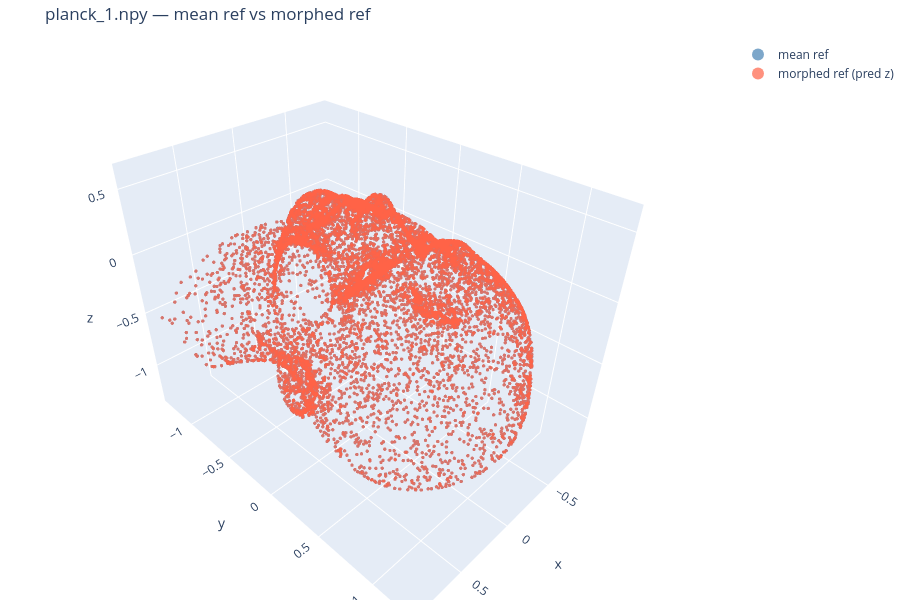
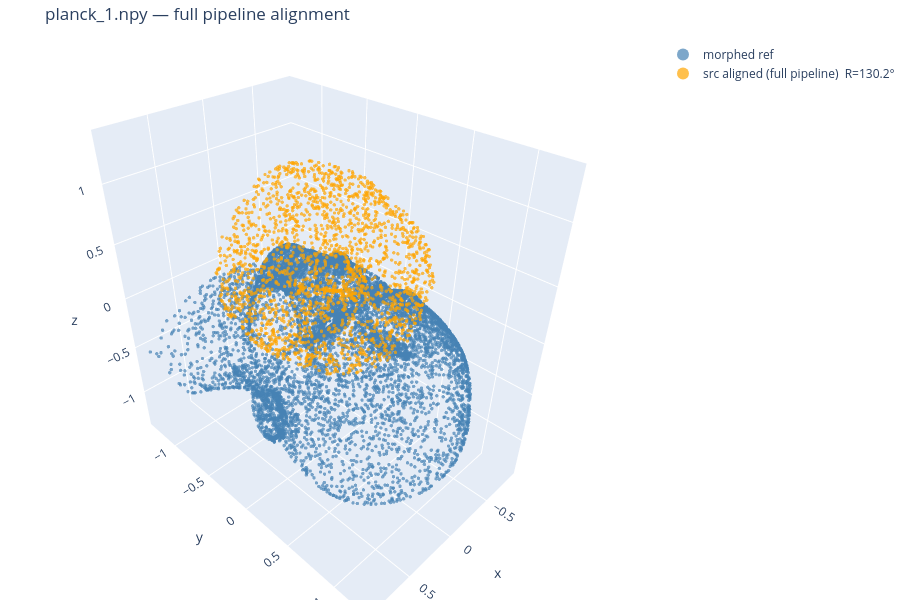

These figures' notebook cell, in order:
### Markdown cell above
---
## Full pipeline pass
Backbone → transformer → coarse → coeff_regressor → morphing → Sinkhorn → LGR.
The estimated transform here may differ from the bypass above if the morphed ref diverges from mean_ref.

### Code cell
n_ref_fp = mean_ref_pts.shape[0]
n_src_fp = src_pts.shape[0]

data_dict_full = {
    'points'   : torch.cat([mean_ref_pts, src_pts], dim=0),  # keep on DEVICE — model derives graph device from this
    'lengths'  : torch.tensor([n_ref_fp, n_src_fp], dtype=torch.int64),
    'features' : torch.ones(n_ref_fp + n_src_fp, 1, device=DEVICE),
    'gt_z'     : torch.zeros(32, 100, device=DEVICE),
    'transform': torch.eye(4, device=DEVICE),
}

with torch.no_grad():
    out_full = model(data_dict_full)

est_T_full   = out_full['estimated_transform']
morphed_np   = out_full['morphed_full'].cpu().numpy()
z_np         = out_full['z_coefficients'].cpu().numpy()  # [32, 100]
src_aln_full = apply_transform(out_full['src_points'], est_T_full)

angle_full  = rot_angle_deg(est_T_full)
t_norm_full = float(est_T_full[:3, 3].norm().item())
nn_d_full   = nn_dist_m(src_aln_full.cpu().numpy(), out_full['ref_points'].cpu().numpy())

print(f'=== Full pipeline ===')
print(f'R angle      : {angle_full:.2f}°')
print(f't norm       : {t_norm_full:.4f} m')
print(f'Mean NN dist : {nn_d_full:.4f} m  (vs morphed ref)')
print(f'R diagonal   : {est_T_full[0,0]:.3f}  {est_T_full[1,1]:.3f}  {est_T_full[2,2]:.3f}')
print()
print(f'=== pred_z stats ===')
print(f'abs mean : {np.abs(z_np).mean():.6f}')
print(f'abs max  : {np.abs(z_np).max():.6f}')
patch_norms = np.linalg.norm(z_np, axis=1)
print(f'per-patch L2 norm:')
for i, n in enumerate(patch_norms):
    print(f'  patch {i:2d}: {n:.6f}')
delta = morphed_np - mean_ref_np
print(f'\nVertex displacement — mean: {np.abs(delta).mean():.6f} m  max: {np.abs(delta).max():.6f} m')
print(f'\nEstimated transform:')
print(est_T_full.cpu().numpy())

show_reg(
    [pcd_trace(mean_ref_np, 'steelblue', 'mean ref'),
     pcd_trace(morphed_np,  'tomato',    'morphed ref (pred z)')],
    f'{SCAN_FILE} — mean ref vs morphed ref',
)
show_reg(
    [pcd_trace(out_full['ref_points'].cpu().numpy(), 'steelblue', 'morphed ref'),
     pcd_trace(src_aln_full.cpu().numpy(),           'orange',    f'src aligned (full pipeline)  R={angle_full:.1f}°')],
    f'{SCAN_FILE} — full pipeline alignment',
)

print(f'\n=== Bypass vs full pipeline ===')
print(f'Bypass  : R={angle:.2f}°  t={t_norm:.4f}m  NN={nn_d:.4f}m')
print(f'Full    : R={angle_full:.2f}°  t={t_norm_full:.4f}m  NN={nn_d_full:.4f}m')

### Figure 1 — Plotly figure (JSON) as saved in the notebook; plotly's stock layout.template omitted (floating-point values rounded to 4 significant figures; data arrays with more than 128 entries replaced by an {"elided": "..."} marker saying what was removed)
{"data": [{"marker": {"color": "steelblue", "opacity": 0.7, "size": 2}, "mode": "markers", "name": "mean ref", "type": "scatter3d", "x": {"elided": "10788 float values"}, "y": {"elided": "10788 float values"}, "z": {"elided": "10788 float values"}}, {"marker": {"color": "tomato", "opacity": 0.7, "size": 2}, "mode": "markers", "name": "morphed ref (pred z)", "type": "scatter3d", "x": {"elided": "10788 float values"}, "y": {"elided": "10788 float values"}, "z": {"elided": "10788 float values"}}], "layout": {"height": 600, "legend": {"itemsizing": "constant"}, "margin": {"b": 0, "l": 0, "r": 0, "t": 40}, "scene": {"aspectmode": "data"}, "title": {"text": "planck_1.npy — mean ref vs morphed ref"}}}

### Figure 2 — Plotly figure (JSON) as saved in the notebook; plotly's stock layout.template omitted (floating-point values rounded to 4 significant figures; data arrays with more than 128 entries replaced by an {"elided": "..."} marker saying what was removed)
{"data": [{"marker": {"color": "steelblue", "opacity": 0.7, "size": 2}, "mode": "markers", "name": "morphed ref", "type": "scatter3d", "x": {"elided": "10788 float values"}, "y": {"elided": "10788 float values"}, "z": {"elided": "10788 float values"}}, {"marker": {"color": "orange", "opacity": 0.7, "size": 2}, "mode": "markers", "name": "src aligned (full pipeline)  R=130.2°", "type": "scatter3d", "x": {"elided": "2000 float values"}, "y": {"elided": "2000 float values"}, "z": {"elided": "2000 float values"}}], "layout": {"height": 600, "legend": {"itemsizing": "constant"}, "margin": {"b": 0, "l": 0, "r": 0, "t": 40}, "scene": {"aspectmode": "data"}, "title": {"text": "planck_1.npy — full pipeline alignment"}}}
